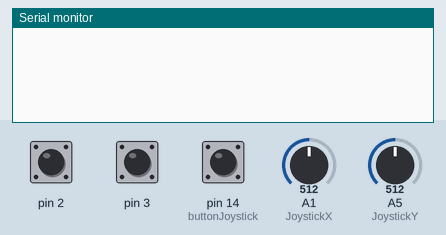
Recording of a sketch running on a simulated Arduino Uno, built with avr-gcc and run on an emulated ATmega328P. Parts: the last lines printed to the serial monitor. The test bench sets the inputs (shaded band); at power-on: A1 (JoystickX) = 512, A5 (JoystickY) = 512, pin 2 HIGH, pin 3 HIGH, pin 14 (buttonJoystick) HIGH.

Above: at 1.2 s.
1.3 s: A1 (JoystickX) set to 274
2.8 s: A1 (JoystickX) set to 245
At 2.99 s:
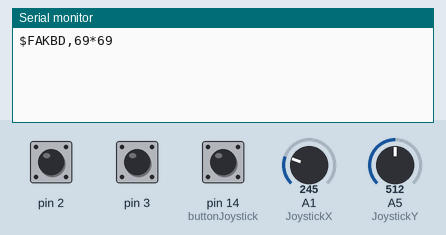
4.8 s: A5 (JoystickY) set to 761
At 4.8 s:
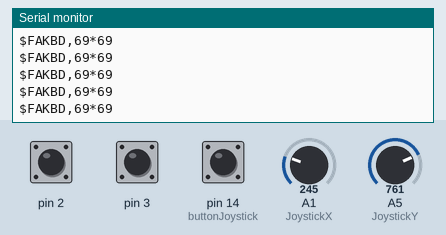
6.3 s: A5 (JoystickY) set to 779
At 6.46 s:
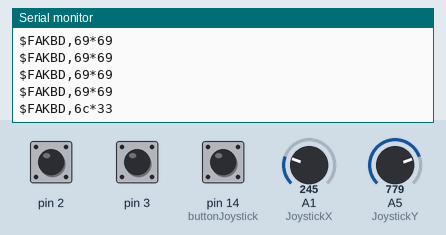

Measured:
- the behaviour switches between 256 and 255 on A1 (JoystickX) (found by bisection; images 0 and 1)
- the behaviour switches between 768 and 769 on A5 (JoystickY) (found by bisection; images 2 and 3)
- after the input at 2.8 s, the serial monitor: prints a new line after 0.06 s (image 1)
- after the input at 6.3 s, the serial monitor: prints a new line at once (image 3)

The sketch:

tophat_remote_serial_v0.ino
```cpp
/*
 niv april 2014 for checking multiple buttons on remote prototype
 TODO:
  try bouncging joystick somehow? i don't want to slow resonse further
  switch to mouse if combining both buttons?  (F2+F3 seems right)
      NOTE: used a basis for a serial remote
      protoype running on a teensy 2.0
      buttons connected to B1,2,3 (aka 1,2,3
 */

const int button1 = PB1;          // input pin for pushbutton
const int button2 = PB2;
const int button3 = PB3;
const int buttonJoystick = 14;
const int JoystickX = 15;
const int JoystickY = 19;


int previousButton1State = HIGH;   // for checking the state of a pushButton
int previousButton2State = HIGH;
int previousButton3State = HIGH;
int previousButtonJoystickState = HIGH;

// keys coded as hex with correct header and checksum
// generated by the test code in test_fake_keyboard.make_key_msg, but it's just nema encoding; easirt to hard code, but could generate them here
/*
 *
 *

def make_gps_msg(header, body):
    m = '${},{}'.format(header, body)
    cksum = checksum(m)
    m = '{}*{}'.format(m, "%X" % cksum)
    return m


def make_key_msg(key):
    return make_gps_msg('FAKBD', hex(ord(key))[2:])

need to send make_key_msg(key) + '\n'


 *
 *
 */

/*
void send_coded_key(char k) {
    switch (k) {
        case a :
            Serial.println(

}
*/

void setup() {
  // make the pushButton pin an input:
  pinMode(button1, INPUT_PULLUP);
  pinMode(button2, INPUT_PULLUP);
  pinMode(button3, INPUT_PULLUP);
  pinMode(buttonJoystick, INPUT_PULLUP);
  // initialize control over the keyboard:
  //Keyboard.begin();
  Serial.begin(115200);
}

// send button encoded as hex
void send_coded_key(byte k) {
    byte checksum = 0;
    unsigned int i;
    String ps = String();

    ps = ps + "$FAKBD," + String(k, HEX);
    // checksum calculation from https://rietman.wordpress.com/2008/09/25/how-to-calculate-the-nmea-checksum/
    for (i=1; i< ps.length(); i++) {
	checksum ^= ps[i];
    }
    ps = ps + "*" ;
    Serial.print(ps);
    Serial.println(checksum, HEX);
    return;
}

// raw uinpout values taken from https://github.com/torvalds/linux/blob/master/include/uapi/linux/input-event-codes.h

void loop() {
  int i;
  // the loop is just to slow down the joystick response - the keys are fine on a 50msec debounce, but it's too short for the joystick
  for (i=1; i < 2 ; i++) {
    // read the pushbutton:
    int button1State = digitalRead(button1);
    int button2State = digitalRead(button2);
    int button3State = digitalRead(button3);
    int buttonJoystickState = digitalRead(buttonJoystick);
    // if the button state has changed, and it's currently pressed:
    if ((button1State != previousButton1State) && (button1State == LOW)) {
      send_coded_key(5); } // KEY_4      5
    if ((button2State != previousButton2State)  && (button2State == LOW)) {
      send_coded_key(7); } // KEY_6     7
    if ((button3State != previousButton3State)  && (button3State == LOW)) {
      send_coded_key(1); } // KEY_ESC      1
    if ((buttonJoystickState != previousButtonJoystickState) && (buttonJoystickState == LOW)) {
      send_coded_key(28); } // KEY_ENTER   28
    // save the current button state for comparison next time:
    previousButton1State = button1State;
    previousButton2State = button2State;
    previousButton3State = button3State;
    previousButtonJoystickState = buttonJoystickState;
    delay(150);
  }
  int X = analogRead(JoystickX);
  int Y = analogRead(JoystickY);
  if (X < 256)
    send_coded_key(105); // KEY_LEFT    105
  if (X > 768)
    send_coded_key(106); //KEY_RIGHT    106
  if (Y < 256)
    send_coded_key(103); //KEY_UP      103
  if (Y > 768)
    send_coded_key(108); //KEY_DOWN    108
}
```
